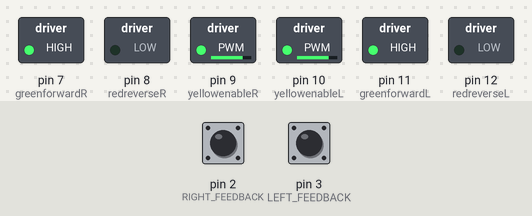
Bench run of a sketch on a simulated Arduino Uno, built with avr-gcc and run on an emulated ATmega328P. Shown: switched loads named in the sketch (green lamp = pin HIGH). Inputs (shaded band) come from the test bench; at power-on: pin 2 (RIGHT_FEEDBACK) LOW, pin 3 (LEFT_FEEDBACK) LOW. What the sketch prints to the serial monitor is not drawn.

Above: at 0.1 s.
Timing chart, 0 to 1.6 s (numbered marks = the images above):
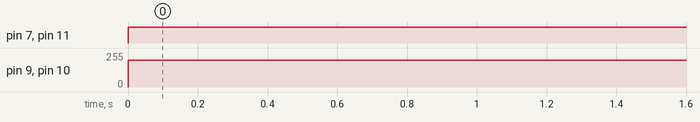

Measured:
- by itself, pin 7 (greenforwardR), pin 11 (greenforwardL): LOW → HIGH at 0.00 s
- by itself, pin 9 (yellowenableR), pin 10 (yellowenableL): 0/255 → 200/255 at 0.00 s

The sketch:

Story_6.ino
```cpp
// C++ code
// Story_6

int redreverseL = 12;
int greenforwardL = 11;
int yellowenableL = 10;

int yellowenableR = 9;
int redreverseR = 8;
int greenforwardR = 7;

const int RIGHT_FEEDBACK = 2; // Pin numbers on Rover for RIGHT motor sensor
const int LEFT_FEEDBACK = 3; // Pin numbers on Rover for LEFT motor sensor

volatile int leftcounter = 0; // initiate L counter to zero for start
volatile int rightcounter = 0; //initiate R counter to zero for start


// make a function to add 1 rotation to the left motor counter
void LeftMotorISR(){
  // adds one to the left motor counter on each motor revolution
  leftcounter++;
}

// make a function to add 1 rotation to the right motor counter
void RightMotorISR(){
  // adds one to the right motor counter on each motor revolution
  rightcounter++;
}

// make a function to make it go forwards
void goForwards()
{
  analogWrite(yellowenableL, 200); // Turn left enable on
  analogWrite(yellowenableR, 200); // Turn right enable on
  digitalWrite(greenforwardL, HIGH);
  digitalWrite(greenforwardR, HIGH);
  digitalWrite(redreverseL, LOW);
  digitalWrite(redreverseR, LOW);
}

// make a function to make it go left
void goLeft()
{
  analogWrite(yellowenableL, 200); // Turn left enable on faster
  analogWrite(yellowenableR, 100); // Turn right enable on slower
  digitalWrite(greenforwardL, HIGH);
  digitalWrite(greenforwardR, LOW);
  digitalWrite(redreverseL, LOW);
  digitalWrite(redreverseR, LOW);
}

// make a function to make it go right
void goRight()
{
  analogWrite(yellowenableL, 100); // Turn left enable on slower
  analogWrite(yellowenableR, 200); // Turn right enable on faster
  digitalWrite(greenforwardL, LOW);
  digitalWrite(greenforwardR, HIGH);
  digitalWrite(redreverseL, LOW);
  digitalWrite(redreverseR, LOW);
}

// make a function to make it stop
void stopMoving()
{
  analogWrite(yellowenableL, 0); // left enable off
  analogWrite(yellowenableR, 0); // right enable off
  digitalWrite(greenforwardL, LOW);
  digitalWrite(greenforwardR, LOW);
  digitalWrite(redreverseL, LOW);
  digitalWrite(redreverseR, LOW);
}

// make a function to make it reverse
void goBack()
{
  analogWrite(yellowenableL, 200); // Turn left enable on
  analogWrite(yellowenableR, 200); // Turn right enable on
  digitalWrite(greenforwardL, LOW);
  digitalWrite(greenforwardR, LOW);
  digitalWrite(redreverseL, HIGH);
  digitalWrite(redreverseR, HIGH);
}

// make a function to stop and turn off
void stopandturnoff()
{
  analogWrite(yellowenableL, 0); // Turn left enable off
  analogWrite(yellowenableR, 0); // Turn right enable off
  digitalWrite(greenforwardL, LOW);
  digitalWrite(greenforwardR, LOW);
  digitalWrite(redreverseL, LOW);
  digitalWrite(redreverseR, LOW);
}


void setup()
{
  pinMode(redreverseL, OUTPUT);
  pinMode(greenforwardL, OUTPUT);
  pinMode(yellowenableL, OUTPUT);
  pinMode(yellowenableR, OUTPUT);
  pinMode(greenforwardR, OUTPUT);
  pinMode(redreverseR, OUTPUT);

  pinMode(LEFT_FEEDBACK, INPUT);
  pinMode(RIGHT_FEEDBACK, INPUT);

  Serial.begin(115200);

  attachInterrupt(digitalPinToInterrupt(LEFT_FEEDBACK),LeftMotorISR,RISING);
  attachInterrupt(digitalPinToInterrupt(RIGHT_FEEDBACK),RightMotorISR,RISING);
}

void loop()
{
  // Print out the values to show counter operating on screen
  Serial.print("Left Counter ");
  Serial.println(leftcounter);   // This is printing then a new Line after

  Serial.print("Right Counter ");
  Serial.println(rightcounter);


  if (leftcounter < 870 && rightcounter < 870)//less than 2 metres
  {
  // go forwards for 2 seconds
  goForwards();  // Call the function to start forwards motion
  }
  else
  {
    stopMoving();
    exit(0); // stop forever
  }
}
    
```
